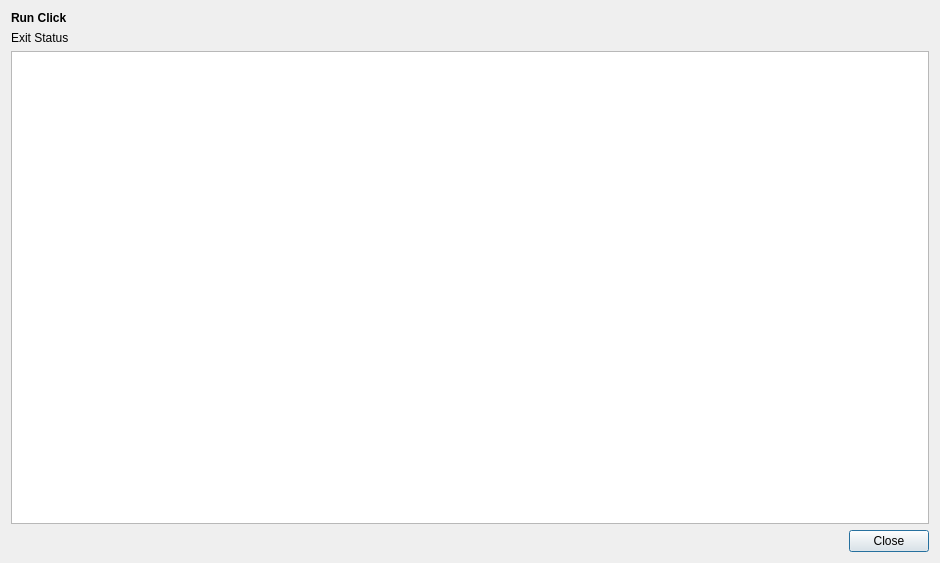
<?xml version="1.0" encoding="UTF-8"?>
<ui version="4.0">
 <class>Ubuntu::Internal::UbuntuClickDialog</class>
 <widget class="QDialog" name="Ubuntu::Internal::UbuntuClickDialog">
  <property name="geometry">
   <rect>
    <x>0</x>
    <y>0</y>
    <width>940</width>
    <height>563</height>
   </rect>
  </property>
  <property name="minimumSize">
   <size>
    <width>640</width>
    <height>480</height>
   </size>
  </property>
  <property name="windowTitle">
   <string>Run Click</string>
  </property>
  <layout class="QFormLayout" name="formLayout">
   <item row="0" column="0">
    <widget class="QLabel" name="label">
     <property name="font">
      <font>
       <weight>75</weight>
       <bold>true</bold>
      </font>
     </property>
     <property name="text">
      <string>Run Click</string>
     </property>
    </widget>
   </item>
   <item row="1" column="0">
    <widget class="QLabel" name="exitStatusLabel">
     <property name="text">
      <string>Exit Status</string>
     </property>
    </widget>
   </item>
   <item row="3" column="1">
    <widget class="QDialogButtonBox" name="buttonBox">
     <property name="orientation">
      <enum>Qt::Horizontal</enum>
     </property>
     <property name="standardButtons">
      <set>QDialogButtonBox::Close</set>
     </property>
    </widget>
   </item>
   <item row="2" column="0" colspan="2">
    <widget class="QTextEdit" name="output">
     <property name="sizePolicy">
      <sizepolicy hsizetype="Expanding" vsizetype="Expanding">
       <horstretch>0</horstretch>
       <verstretch>1</verstretch>
      </sizepolicy>
     </property>
     <property name="minimumSize">
      <size>
       <width>0</width>
       <height>15</height>
      </size>
     </property>
    </widget>
   </item>
  </layout>
 </widget>
 <resources/>
 <connections>
  <connection>
   <sender>buttonBox</sender>
   <signal>accepted()</signal>
   <receiver>Ubuntu::Internal::UbuntuClickDialog</receiver>
   <slot>accept()</slot>
   <hints>
    <hint type="sourcelabel">
     <x>88</x>
     <y>553</y>
    </hint>
    <hint type="destinationlabel">
     <x>157</x>
     <y>274</y>
    </hint>
   </hints>
  </connection>
  <connection>
   <sender>buttonBox</sender>
   <signal>rejected()</signal>
   <receiver>Ubuntu::Internal::UbuntuClickDialog</receiver>
   <slot>reject()</slot>
   <hints>
    <hint type="sourcelabel">
     <x>88</x>
     <y>553</y>
    </hint>
    <hint type="destinationlabel">
     <x>286</x>
     <y>274</y>
    </hint>
   </hints>
  </connection>
 </connections>
</ui>
